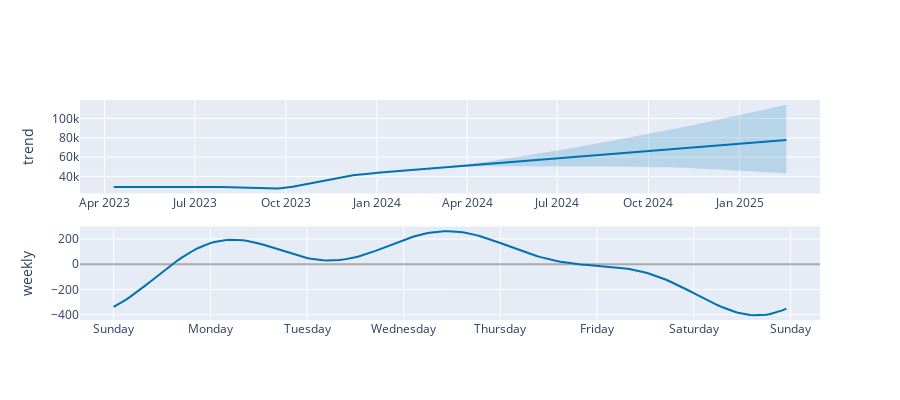

The cell this chart's notebook holds for it:
### Code cell
plot_components_plotly(m, forecast)

### Figure 1 — Plotly figure (JSON) as saved in the notebook; plotly's stock layout.template omitted (floating-point values rounded to 4 significant figures; data arrays with more than 128 entries replaced by an {"elided": "..."} marker saying what was removed)
{"data": [{"line": {"color": "#0072B2", "width": 2}, "mode": "lines", "name": "trend", "type": "scatter", "x": {"elided": "9075 str values"}, "xaxis": "x", "y": {"elided": "9075 float values"}, "yaxis": "y"}, {"line": {"color": "rgba(0, 114, 178, 0.2)", "width": 0}, "mode": "lines", "name": "trend_upper", "type": "scatter", "x": {"elided": "9075 str values"}, "xaxis": "x", "y": {"elided": "9075 float values"}, "yaxis": "y"}, {"fill": "tonexty", "fillcolor": "rgba(0, 114, 178, 0.2)", "line": {"color": "rgba(0, 114, 178, 0.2)", "width": 0}, "mode": "lines", "name": "trend_lower", "type": "scatter", "x": {"elided": "9075 str values"}, "xaxis": "x", "y": {"elided": "9075 float values"}, "yaxis": "y"}, {"line": {"color": "#0072B2", "width": 2}, "mode": "lines", "name": "weekly", "type": "scatter", "x": {"elided": "168 str values"}, "xaxis": "x2", "y": {"elided": "168 float values"}, "yaxis": "y2"}], "layout": {"height": 400, "showlegend": false, "width": 900, "xaxis": {"anchor": "y", "domain": [0, 1], "range": ["2023-03-07T06:09:00", "2025-03-23T04:51:00"], "type": "date"}, "xaxis2": {"anchor": "y2", "domain": [0, 1], "range": ["2016-12-31T15:39:00", "2017-01-08T07:21:00"], "tickformat": "%A", "type": "date"}, "yaxis": {"anchor": "x", "domain": [0.575, 1], "rangemode": "normal", "title": {"text": "trend"}, "zerolinecolor": "#AAA"}, "yaxis2": {"anchor": "x2", "domain": [0, 0.425], "title": {"text": "weekly"}, "zerolinecolor": "#AAA"}}}
